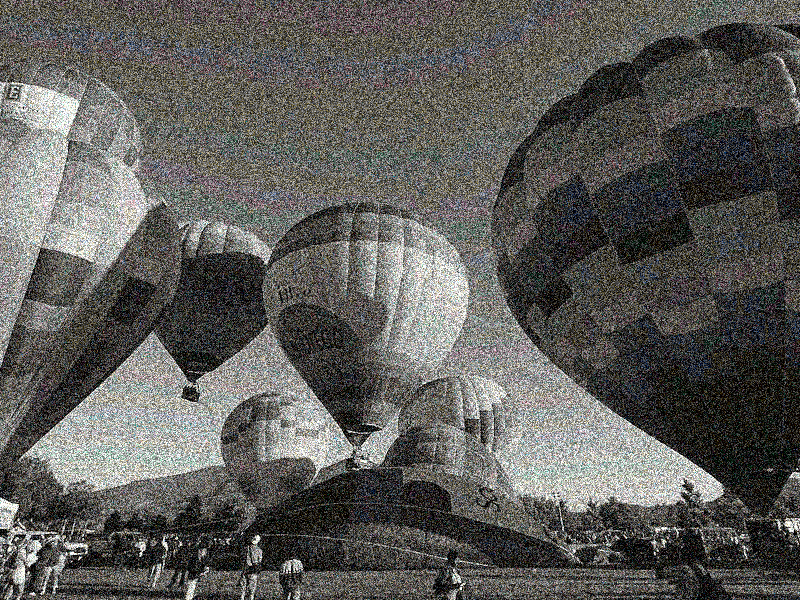
#> input picture exemplos_filtros/img/baloes-pb-ruido.jpg, 800 x 600 px, found by its file name
$ python 'filtro_suavização.py'
#> lines starting #> are read from the running program, lines starting #| are printed output that depends on the picture
import cv2
import numpy as np

valr_filtro = 3

# Carrega a imagem
#image = cv2.imread("baloes-ruido.jpg")
image = cv2.imread("baloes-pb-ruido.jpg")
#> image is the input picture: shape (600, 800, 3); mean B, G, R 89.5, 92.9, 93.7

# Aplica o filtro da Média
filtered_image_mean = cv2.blur(image, (valr_filtro, valr_filtro))

# Aplica o filtro da Mediana
filtered_image_median = cv2.medianBlur(image, valr_filtro)
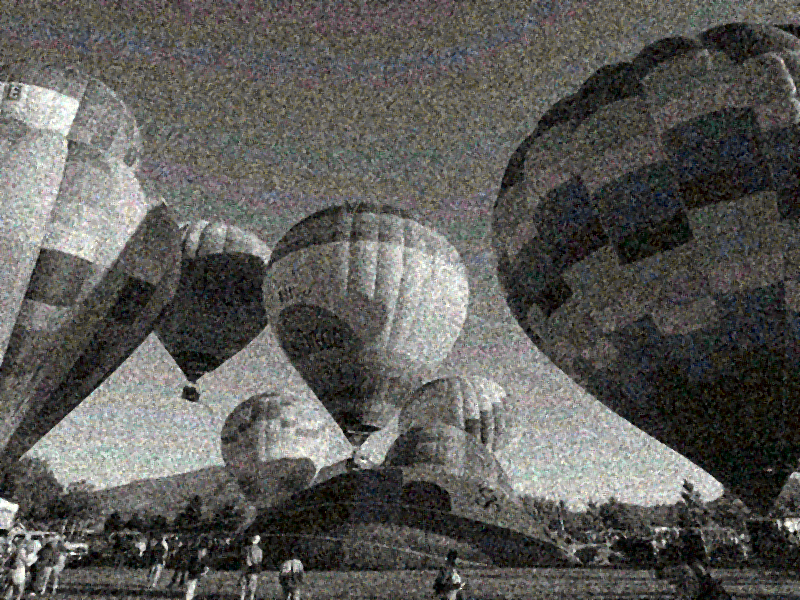
#> filtered_image_median: shape (600, 800, 3); mean B, G, R 87.6, 91.2, 92

# Aplica o filtro Gaussiano
# tamanho da matriz de suavização e 0 é o desvio padrão da distribuição gaussiana
filtered_image_gaussian = cv2.GaussianBlur(image, (valr_filtro, valr_filtro), 0)

# Exibe as imagens original e filtradas
cv2.imshow('Original', image)
cv2.imshow('Filtro da Media', filtered_image_mean)
#cv2.imshow('Filtro da Mediana', filtered_image_median)
#cv2.imshow('Filtro Gaussiano', filtered_image_gaussian)
cv2.waitKey(0)
cv2.destroyAllWindows()
